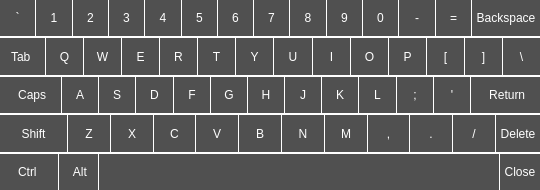
<?xml version="1.0" encoding="UTF-8"?>
<ui version="4.0">
 <class>KeyboardWidget</class>
 <widget class="QWidget" name="KeyboardWidget">
  <property name="geometry">
   <rect>
    <x>0</x>
    <y>0</y>
    <width>540</width>
    <height>190</height>
   </rect>
  </property>
  <property name="styleSheet">
   <string notr="true">QToolButton
{
	outline: 0px;
	border: none;
	color: #ffffff;
	background-color: #505050;
}
QToolButton:hover
{
	background-color: #66b6db;
	color: #ffffff;
}
QToolButton:pressed
{
	background-color: #66b6db;
	color: #000000;
}

QFrame#frame_background
{
	background-color: #FFFFFF;
}</string>
  </property>
  <layout class="QGridLayout" name="gridLayout">
   <property name="leftMargin">
    <number>0</number>
   </property>
   <property name="topMargin">
    <number>0</number>
   </property>
   <property name="rightMargin">
    <number>0</number>
   </property>
   <property name="bottomMargin">
    <number>0</number>
   </property>
   <item row="0" column="0">
    <widget class="QFrame" name="frame_background">
     <property name="frameShape">
      <enum>QFrame::NoFrame</enum>
     </property>
     <property name="frameShadow">
      <enum>QFrame::Raised</enum>
     </property>
     <layout class="QVBoxLayout" name="verticalLayout">
      <property name="spacing">
       <number>2</number>
      </property>
      <property name="leftMargin">
       <number>0</number>
      </property>
      <property name="topMargin">
       <number>0</number>
      </property>
      <property name="rightMargin">
       <number>0</number>
      </property>
      <property name="bottomMargin">
       <number>0</number>
      </property>
      <item>
       <layout class="QHBoxLayout" name="horizontalLayout">
        <property name="spacing">
         <number>1</number>
        </property>
        <item>
         <widget class="Key" name="btnTilt">
          <property name="sizePolicy">
           <sizepolicy hsizetype="Expanding" vsizetype="Expanding">
            <horstretch>0</horstretch>
            <verstretch>0</verstretch>
           </sizepolicy>
          </property>
          <property name="accessibleName">
           <string>0x60</string>
          </property>
          <property name="text">
           <string>`</string>
          </property>
          <property name="autoRepeat">
           <bool>true</bool>
          </property>
          <property name="autoRepeatDelay">
           <number>500</number>
          </property>
         </widget>
        </item>
        <item>
         <widget class="Key" name="btn1">
          <property name="sizePolicy">
           <sizepolicy hsizetype="Expanding" vsizetype="Expanding">
            <horstretch>0</horstretch>
            <verstretch>0</verstretch>
           </sizepolicy>
          </property>
          <property name="accessibleName">
           <string>0x31</string>
          </property>
          <property name="text">
           <string>1</string>
          </property>
          <property name="autoRepeat">
           <bool>true</bool>
          </property>
          <property name="autoRepeatDelay">
           <number>500</number>
          </property>
         </widget>
        </item>
        <item>
         <widget class="Key" name="btn2">
          <property name="sizePolicy">
           <sizepolicy hsizetype="Expanding" vsizetype="Expanding">
            <horstretch>0</horstretch>
            <verstretch>0</verstretch>
           </sizepolicy>
          </property>
          <property name="accessibleName">
           <string>0x32</string>
          </property>
          <property name="text">
           <string>2</string>
          </property>
          <property name="autoRepeat">
           <bool>true</bool>
          </property>
          <property name="autoRepeatDelay">
           <number>500</number>
          </property>
         </widget>
        </item>
        <item>
         <widget class="Key" name="btn3">
          <property name="sizePolicy">
           <sizepolicy hsizetype="Expanding" vsizetype="Expanding">
            <horstretch>0</horstretch>
            <verstretch>0</verstretch>
           </sizepolicy>
          </property>
          <property name="accessibleName">
           <string>0x33</string>
          </property>
          <property name="text">
           <string>3</string>
          </property>
          <property name="autoRepeat">
           <bool>true</bool>
          </property>
          <property name="autoRepeatDelay">
           <number>500</number>
          </property>
         </widget>
        </item>
        <item>
         <widget class="Key" name="btn4">
          <property name="sizePolicy">
           <sizepolicy hsizetype="Expanding" vsizetype="Expanding">
            <horstretch>0</horstretch>
            <verstretch>0</verstretch>
           </sizepolicy>
          </property>
          <property name="accessibleName">
           <string>0x34</string>
          </property>
          <property name="text">
           <string>4</string>
          </property>
          <property name="autoRepeat">
           <bool>true</bool>
          </property>
          <property name="autoRepeatDelay">
           <number>500</number>
          </property>
         </widget>
        </item>
        <item>
         <widget class="Key" name="btn5">
          <property name="sizePolicy">
           <sizepolicy hsizetype="Expanding" vsizetype="Expanding">
            <horstretch>0</horstretch>
            <verstretch>0</verstretch>
           </sizepolicy>
          </property>
          <property name="accessibleName">
           <string>0x35</string>
          </property>
          <property name="text">
           <string>5</string>
          </property>
          <property name="autoRepeat">
           <bool>true</bool>
          </property>
          <property name="autoRepeatDelay">
           <number>500</number>
          </property>
         </widget>
        </item>
        <item>
         <widget class="Key" name="btn6">
          <property name="sizePolicy">
           <sizepolicy hsizetype="Expanding" vsizetype="Expanding">
            <horstretch>0</horstretch>
            <verstretch>0</verstretch>
           </sizepolicy>
          </property>
          <property name="accessibleName">
           <string>0x36</string>
          </property>
          <property name="text">
           <string>6</string>
          </property>
          <property name="autoRepeat">
           <bool>true</bool>
          </property>
          <property name="autoRepeatDelay">
           <number>500</number>
          </property>
         </widget>
        </item>
        <item>
         <widget class="Key" name="btn7">
          <property name="sizePolicy">
           <sizepolicy hsizetype="Expanding" vsizetype="Expanding">
            <horstretch>0</horstretch>
            <verstretch>0</verstretch>
           </sizepolicy>
          </property>
          <property name="accessibleName">
           <string>0x37</string>
          </property>
          <property name="text">
           <string>7</string>
          </property>
          <property name="autoRepeat">
           <bool>true</bool>
          </property>
          <property name="autoRepeatDelay">
           <number>500</number>
          </property>
         </widget>
        </item>
        <item>
         <widget class="Key" name="btn8">
          <property name="sizePolicy">
           <sizepolicy hsizetype="Expanding" vsizetype="Expanding">
            <horstretch>0</horstretch>
            <verstretch>0</verstretch>
           </sizepolicy>
          </property>
          <property name="accessibleName">
           <string>0x38</string>
          </property>
          <property name="text">
           <string>8</string>
          </property>
          <property name="autoRepeat">
           <bool>true</bool>
          </property>
          <property name="autoRepeatDelay">
           <number>500</number>
          </property>
         </widget>
        </item>
        <item>
         <widget class="Key" name="btn9">
          <property name="sizePolicy">
           <sizepolicy hsizetype="Expanding" vsizetype="Expanding">
            <horstretch>0</horstretch>
            <verstretch>0</verstretch>
           </sizepolicy>
          </property>
          <property name="accessibleName">
           <string>0x39</string>
          </property>
          <property name="text">
           <string>9</string>
          </property>
          <property name="autoRepeat">
           <bool>true</bool>
          </property>
          <property name="autoRepeatDelay">
           <number>500</number>
          </property>
         </widget>
        </item>
        <item>
         <widget class="Key" name="btn0">
          <property name="sizePolicy">
           <sizepolicy hsizetype="Expanding" vsizetype="Expanding">
            <horstretch>0</horstretch>
            <verstretch>0</verstretch>
           </sizepolicy>
          </property>
          <property name="accessibleName">
           <string>0x30</string>
          </property>
          <property name="text">
           <string>0</string>
          </property>
          <property name="autoRepeat">
           <bool>true</bool>
          </property>
          <property name="autoRepeatDelay">
           <number>500</number>
          </property>
         </widget>
        </item>
        <item>
         <widget class="Key" name="btnHiphen">
          <property name="sizePolicy">
           <sizepolicy hsizetype="Expanding" vsizetype="Expanding">
            <horstretch>0</horstretch>
            <verstretch>0</verstretch>
           </sizepolicy>
          </property>
          <property name="accessibleName">
           <string>0x2d</string>
          </property>
          <property name="text">
           <string>-</string>
          </property>
          <property name="autoRepeat">
           <bool>true</bool>
          </property>
          <property name="autoRepeatDelay">
           <number>500</number>
          </property>
         </widget>
        </item>
        <item>
         <widget class="Key" name="btnAssign">
          <property name="sizePolicy">
           <sizepolicy hsizetype="Expanding" vsizetype="Expanding">
            <horstretch>0</horstretch>
            <verstretch>0</verstretch>
           </sizepolicy>
          </property>
          <property name="accessibleName">
           <string>13</string>
          </property>
          <property name="text">
           <string>=</string>
          </property>
          <property name="autoRepeat">
           <bool>true</bool>
          </property>
          <property name="autoRepeatDelay">
           <number>500</number>
          </property>
         </widget>
        </item>
        <item>
         <widget class="Key" name="btnBackSpace">
          <property name="sizePolicy">
           <sizepolicy hsizetype="Expanding" vsizetype="Expanding">
            <horstretch>0</horstretch>
            <verstretch>0</verstretch>
           </sizepolicy>
          </property>
          <property name="accessibleName">
           <string>0x01000003</string>
          </property>
          <property name="text">
           <string>Backspace</string>
          </property>
          <property name="autoRepeat">
           <bool>true</bool>
          </property>
          <property name="autoRepeatDelay">
           <number>500</number>
          </property>
         </widget>
        </item>
       </layout>
      </item>
      <item>
       <layout class="QHBoxLayout" name="horizontalLayout_2">
        <property name="spacing">
         <number>1</number>
        </property>
        <item>
         <widget class="Key" name="btnTab">
          <property name="sizePolicy">
           <sizepolicy hsizetype="Expanding" vsizetype="Expanding">
            <horstretch>0</horstretch>
            <verstretch>0</verstretch>
           </sizepolicy>
          </property>
          <property name="accessibleName">
           <string>0x01000001</string>
          </property>
          <property name="text">
           <string>  Tab   </string>
          </property>
          <property name="autoRepeat">
           <bool>false</bool>
          </property>
          <property name="autoRepeatDelay">
           <number>500</number>
          </property>
         </widget>
        </item>
        <item>
         <widget class="Key" name="btnQ">
          <property name="sizePolicy">
           <sizepolicy hsizetype="Expanding" vsizetype="Expanding">
            <horstretch>0</horstretch>
            <verstretch>0</verstretch>
           </sizepolicy>
          </property>
          <property name="accessibleName">
           <string>0x51</string>
          </property>
          <property name="text">
           <string>Q</string>
          </property>
          <property name="autoRepeat">
           <bool>true</bool>
          </property>
          <property name="autoRepeatDelay">
           <number>500</number>
          </property>
         </widget>
        </item>
        <item>
         <widget class="Key" name="btnW">
          <property name="sizePolicy">
           <sizepolicy hsizetype="Expanding" vsizetype="Expanding">
            <horstretch>0</horstretch>
            <verstretch>0</verstretch>
           </sizepolicy>
          </property>
          <property name="accessibleName">
           <string>0x57</string>
          </property>
          <property name="text">
           <string>W</string>
          </property>
          <property name="autoRepeat">
           <bool>true</bool>
          </property>
          <property name="autoRepeatDelay">
           <number>500</number>
          </property>
         </widget>
        </item>
        <item>
         <widget class="Key" name="btnE">
          <property name="sizePolicy">
           <sizepolicy hsizetype="Expanding" vsizetype="Expanding">
            <horstretch>0</horstretch>
            <verstretch>0</verstretch>
           </sizepolicy>
          </property>
          <property name="accessibleName">
           <string>0x45</string>
          </property>
          <property name="text">
           <string>E</string>
          </property>
          <property name="autoRepeat">
           <bool>true</bool>
          </property>
          <property name="autoRepeatDelay">
           <number>500</number>
          </property>
         </widget>
        </item>
        <item>
         <widget class="Key" name="btnR">
          <property name="sizePolicy">
           <sizepolicy hsizetype="Expanding" vsizetype="Expanding">
            <horstretch>0</horstretch>
            <verstretch>0</verstretch>
           </sizepolicy>
          </property>
          <property name="accessibleName">
           <string>0x52</string>
          </property>
          <property name="text">
           <string>R</string>
          </property>
          <property name="autoRepeat">
           <bool>true</bool>
          </property>
          <property name="autoRepeatDelay">
           <number>500</number>
          </property>
         </widget>
        </item>
        <item>
         <widget class="Key" name="btnT">
          <property name="sizePolicy">
           <sizepolicy hsizetype="Expanding" vsizetype="Expanding">
            <horstretch>0</horstretch>
            <verstretch>0</verstretch>
           </sizepolicy>
          </property>
          <property name="accessibleName">
           <string>0x54</string>
          </property>
          <property name="text">
           <string>T</string>
          </property>
          <property name="autoRepeat">
           <bool>true</bool>
          </property>
          <property name="autoRepeatDelay">
           <number>500</number>
          </property>
         </widget>
        </item>
        <item>
         <widget class="Key" name="btnY">
          <property name="sizePolicy">
           <sizepolicy hsizetype="Expanding" vsizetype="Expanding">
            <horstretch>0</horstretch>
            <verstretch>0</verstretch>
           </sizepolicy>
          </property>
          <property name="accessibleName">
           <string>0x59</string>
          </property>
          <property name="text">
           <string>Y</string>
          </property>
          <property name="autoRepeat">
           <bool>true</bool>
          </property>
          <property name="autoRepeatDelay">
           <number>500</number>
          </property>
         </widget>
        </item>
        <item>
         <widget class="Key" name="btnU">
          <property name="sizePolicy">
           <sizepolicy hsizetype="Expanding" vsizetype="Expanding">
            <horstretch>0</horstretch>
            <verstretch>0</verstretch>
           </sizepolicy>
          </property>
          <property name="accessibleName">
           <string>0x55</string>
          </property>
          <property name="text">
           <string>U</string>
          </property>
          <property name="autoRepeat">
           <bool>true</bool>
          </property>
          <property name="autoRepeatDelay">
           <number>500</number>
          </property>
         </widget>
        </item>
        <item>
         <widget class="Key" name="btnI">
          <property name="sizePolicy">
           <sizepolicy hsizetype="Expanding" vsizetype="Expanding">
            <horstretch>0</horstretch>
            <verstretch>0</verstretch>
           </sizepolicy>
          </property>
          <property name="accessibleName">
           <string>0x49</string>
          </property>
          <property name="text">
           <string>I</string>
          </property>
          <property name="autoRepeat">
           <bool>true</bool>
          </property>
          <property name="autoRepeatDelay">
           <number>500</number>
          </property>
         </widget>
        </item>
        <item>
         <widget class="Key" name="btnO">
          <property name="sizePolicy">
           <sizepolicy hsizetype="Expanding" vsizetype="Expanding">
            <horstretch>0</horstretch>
            <verstretch>0</verstretch>
           </sizepolicy>
          </property>
          <property name="accessibleName">
           <string>0x4f</string>
          </property>
          <property name="text">
           <string>O</string>
          </property>
          <property name="autoRepeat">
           <bool>true</bool>
          </property>
          <property name="autoRepeatDelay">
           <number>500</number>
          </property>
         </widget>
        </item>
        <item>
         <widget class="Key" name="btnP">
          <property name="sizePolicy">
           <sizepolicy hsizetype="Expanding" vsizetype="Expanding">
            <horstretch>0</horstretch>
            <verstretch>0</verstretch>
           </sizepolicy>
          </property>
          <property name="accessibleName">
           <string>0x50</string>
          </property>
          <property name="text">
           <string>P</string>
          </property>
          <property name="autoRepeat">
           <bool>true</bool>
          </property>
          <property name="autoRepeatDelay">
           <number>500</number>
          </property>
         </widget>
        </item>
        <item>
         <widget class="Key" name="btnStartSquare">
          <property name="sizePolicy">
           <sizepolicy hsizetype="Expanding" vsizetype="Expanding">
            <horstretch>0</horstretch>
            <verstretch>0</verstretch>
           </sizepolicy>
          </property>
          <property name="accessibleName">
           <string>0x5b</string>
          </property>
          <property name="text">
           <string>[</string>
          </property>
          <property name="autoRepeat">
           <bool>true</bool>
          </property>
          <property name="autoRepeatDelay">
           <number>500</number>
          </property>
         </widget>
        </item>
        <item>
         <widget class="Key" name="btnCloseSquare">
          <property name="sizePolicy">
           <sizepolicy hsizetype="Expanding" vsizetype="Expanding">
            <horstretch>0</horstretch>
            <verstretch>0</verstretch>
           </sizepolicy>
          </property>
          <property name="accessibleName">
           <string>0x5d</string>
          </property>
          <property name="text">
           <string>]</string>
          </property>
          <property name="autoRepeat">
           <bool>true</bool>
          </property>
          <property name="autoRepeatDelay">
           <number>500</number>
          </property>
         </widget>
        </item>
        <item>
         <widget class="Key" name="btnFwdSlash">
          <property name="sizePolicy">
           <sizepolicy hsizetype="Expanding" vsizetype="Expanding">
            <horstretch>0</horstretch>
            <verstretch>0</verstretch>
           </sizepolicy>
          </property>
          <property name="accessibleName">
           <string>0x5c</string>
          </property>
          <property name="text">
           <string>\</string>
          </property>
          <property name="autoRepeat">
           <bool>true</bool>
          </property>
          <property name="autoRepeatDelay">
           <number>500</number>
          </property>
         </widget>
        </item>
       </layout>
      </item>
      <item>
       <layout class="QHBoxLayout" name="horizontalLayout_3">
        <property name="spacing">
         <number>1</number>
        </property>
        <item>
         <widget class="Key" name="btnCaps">
          <property name="sizePolicy">
           <sizepolicy hsizetype="Expanding" vsizetype="Expanding">
            <horstretch>0</horstretch>
            <verstretch>0</verstretch>
           </sizepolicy>
          </property>
          <property name="accessibleName">
           <string>0x01000024</string>
          </property>
          <property name="text">
           <string>    Caps   </string>
          </property>
          <property name="checkable">
           <bool>true</bool>
          </property>
          <property name="autoRepeat">
           <bool>true</bool>
          </property>
          <property name="autoRepeatDelay">
           <number>500</number>
          </property>
         </widget>
        </item>
        <item>
         <widget class="Key" name="btnA">
          <property name="sizePolicy">
           <sizepolicy hsizetype="Expanding" vsizetype="Expanding">
            <horstretch>0</horstretch>
            <verstretch>0</verstretch>
           </sizepolicy>
          </property>
          <property name="accessibleName">
           <string>0x41</string>
          </property>
          <property name="text">
           <string>A</string>
          </property>
          <property name="autoRepeat">
           <bool>true</bool>
          </property>
          <property name="autoRepeatDelay">
           <number>500</number>
          </property>
         </widget>
        </item>
        <item>
         <widget class="Key" name="btnS">
          <property name="sizePolicy">
           <sizepolicy hsizetype="Expanding" vsizetype="Expanding">
            <horstretch>0</horstretch>
            <verstretch>0</verstretch>
           </sizepolicy>
          </property>
          <property name="accessibleName">
           <string>0x53</string>
          </property>
          <property name="text">
           <string>S</string>
          </property>
          <property name="autoRepeat">
           <bool>true</bool>
          </property>
          <property name="autoRepeatDelay">
           <number>500</number>
          </property>
         </widget>
        </item>
        <item>
         <widget class="Key" name="btnD">
          <property name="sizePolicy">
           <sizepolicy hsizetype="Expanding" vsizetype="Expanding">
            <horstretch>0</horstretch>
            <verstretch>0</verstretch>
           </sizepolicy>
          </property>
          <property name="accessibleName">
           <string>0x44</string>
          </property>
          <property name="text">
           <string>D</string>
          </property>
          <property name="autoRepeat">
           <bool>true</bool>
          </property>
          <property name="autoRepeatDelay">
           <number>500</number>
          </property>
         </widget>
        </item>
        <item>
         <widget class="Key" name="btnF">
          <property name="sizePolicy">
           <sizepolicy hsizetype="Expanding" vsizetype="Expanding">
            <horstretch>0</horstretch>
            <verstretch>0</verstretch>
           </sizepolicy>
          </property>
          <property name="accessibleName">
           <string>0x46</string>
          </property>
          <property name="text">
           <string>F</string>
          </property>
          <property name="autoRepeat">
           <bool>true</bool>
          </property>
          <property name="autoRepeatDelay">
           <number>500</number>
          </property>
         </widget>
        </item>
        <item>
         <widget class="Key" name="btnG">
          <property name="sizePolicy">
           <sizepolicy hsizetype="Expanding" vsizetype="Expanding">
            <horstretch>0</horstretch>
            <verstretch>0</verstretch>
           </sizepolicy>
          </property>
          <property name="accessibleName">
           <string>0x47</string>
          </property>
          <property name="text">
           <string>G</string>
          </property>
          <property name="autoRepeat">
           <bool>true</bool>
          </property>
          <property name="autoRepeatDelay">
           <number>500</number>
          </property>
         </widget>
        </item>
        <item>
         <widget class="Key" name="btnH">
          <property name="sizePolicy">
           <sizepolicy hsizetype="Expanding" vsizetype="Expanding">
            <horstretch>0</horstretch>
            <verstretch>0</verstretch>
           </sizepolicy>
          </property>
          <property name="accessibleName">
           <string>0x48</string>
          </property>
          <property name="text">
           <string>H</string>
          </property>
          <property name="autoRepeat">
           <bool>true</bool>
          </property>
          <property name="autoRepeatDelay">
           <number>500</number>
          </property>
         </widget>
        </item>
        <item>
         <widget class="Key" name="btnJ">
          <property name="sizePolicy">
           <sizepolicy hsizetype="Expanding" vsizetype="Expanding">
            <horstretch>0</horstretch>
            <verstretch>0</verstretch>
           </sizepolicy>
          </property>
          <property name="accessibleName">
           <string>0x4a</string>
          </property>
          <property name="text">
           <string>J</string>
          </property>
          <property name="autoRepeat">
           <bool>true</bool>
          </property>
          <property name="autoRepeatDelay">
           <number>500</number>
          </property>
         </widget>
        </item>
        <item>
         <widget class="Key" name="btnK">
          <property name="sizePolicy">
           <sizepolicy hsizetype="Expanding" vsizetype="Expanding">
            <horstretch>0</horstretch>
            <verstretch>0</verstretch>
           </sizepolicy>
          </property>
          <property name="accessibleName">
           <string>0x4b</string>
          </property>
          <property name="text">
           <string>K</string>
          </property>
          <property name="autoRepeat">
           <bool>true</bool>
          </property>
          <property name="autoRepeatDelay">
           <number>500</number>
          </property>
         </widget>
        </item>
        <item>
         <widget class="Key" name="btnL">
          <property name="sizePolicy">
           <sizepolicy hsizetype="Expanding" vsizetype="Expanding">
            <horstretch>0</horstretch>
            <verstretch>0</verstretch>
           </sizepolicy>
          </property>
          <property name="accessibleName">
           <string>0x4c</string>
          </property>
          <property name="text">
           <string>L</string>
          </property>
          <property name="autoRepeat">
           <bool>true</bool>
          </property>
          <property name="autoRepeatDelay">
           <number>500</number>
          </property>
         </widget>
        </item>
        <item>
         <widget class="Key" name="btnSemiColon">
          <property name="sizePolicy">
           <sizepolicy hsizetype="Expanding" vsizetype="Expanding">
            <horstretch>0</horstretch>
            <verstretch>0</verstretch>
           </sizepolicy>
          </property>
          <property name="accessibleName">
           <string>0x3b</string>
          </property>
          <property name="text">
           <string>;</string>
          </property>
          <property name="autoRepeat">
           <bool>true</bool>
          </property>
          <property name="autoRepeatDelay">
           <number>500</number>
          </property>
         </widget>
        </item>
        <item>
         <widget class="Key" name="btnSp">
          <property name="sizePolicy">
           <sizepolicy hsizetype="Expanding" vsizetype="Expanding">
            <horstretch>0</horstretch>
            <verstretch>0</verstretch>
           </sizepolicy>
          </property>
          <property name="accessibleName">
           <string>0x27</string>
          </property>
          <property name="text">
           <string>'</string>
          </property>
          <property name="autoRepeat">
           <bool>true</bool>
          </property>
          <property name="autoRepeatDelay">
           <number>500</number>
          </property>
         </widget>
        </item>
        <item>
         <widget class="Key" name="btnReturn">
          <property name="sizePolicy">
           <sizepolicy hsizetype="Expanding" vsizetype="Expanding">
            <horstretch>0</horstretch>
            <verstretch>0</verstretch>
           </sizepolicy>
          </property>
          <property name="accessibleName">
           <string>0x01000004</string>
          </property>
          <property name="text">
           <string>    Return   </string>
          </property>
          <property name="autoRepeat">
           <bool>true</bool>
          </property>
          <property name="autoRepeatDelay">
           <number>500</number>
          </property>
         </widget>
        </item>
       </layout>
      </item>
      <item>
       <layout class="QHBoxLayout" name="horizontalLayout_4">
        <property name="spacing">
         <number>1</number>
        </property>
        <item>
         <widget class="Key" name="btnShiftLeft">
          <property name="sizePolicy">
           <sizepolicy hsizetype="Expanding" vsizetype="Expanding">
            <horstretch>0</horstretch>
            <verstretch>0</verstretch>
           </sizepolicy>
          </property>
          <property name="accessibleName">
           <string>0x01000020</string>
          </property>
          <property name="text">
           <string>     Shift     </string>
          </property>
          <property name="checkable">
           <bool>true</bool>
          </property>
          <property name="autoRepeat">
           <bool>true</bool>
          </property>
          <property name="autoRepeatDelay">
           <number>500</number>
          </property>
         </widget>
        </item>
        <item>
         <widget class="Key" name="btnZ">
          <property name="sizePolicy">
           <sizepolicy hsizetype="Expanding" vsizetype="Expanding">
            <horstretch>0</horstretch>
            <verstretch>0</verstretch>
           </sizepolicy>
          </property>
          <property name="accessibleName">
           <string>0x5a</string>
          </property>
          <property name="text">
           <string>Z</string>
          </property>
          <property name="autoRepeat">
           <bool>true</bool>
          </property>
          <property name="autoRepeatDelay">
           <number>500</number>
          </property>
         </widget>
        </item>
        <item>
         <widget class="Key" name="btnX">
          <property name="sizePolicy">
           <sizepolicy hsizetype="Expanding" vsizetype="Expanding">
            <horstretch>0</horstretch>
            <verstretch>0</verstretch>
           </sizepolicy>
          </property>
          <property name="accessibleName">
           <string>0x58</string>
          </property>
          <property name="text">
           <string>X</string>
          </property>
          <property name="autoRepeat">
           <bool>true</bool>
          </property>
          <property name="autoRepeatDelay">
           <number>500</number>
          </property>
         </widget>
        </item>
        <item>
         <widget class="Key" name="btnC">
          <property name="sizePolicy">
           <sizepolicy hsizetype="Expanding" vsizetype="Expanding">
            <horstretch>0</horstretch>
            <verstretch>0</verstretch>
           </sizepolicy>
          </property>
          <property name="accessibleName">
           <string>0x43</string>
          </property>
          <property name="text">
           <string>C</string>
          </property>
          <property name="autoRepeat">
           <bool>true</bool>
          </property>
          <property name="autoRepeatDelay">
           <number>500</number>
          </property>
         </widget>
        </item>
        <item>
         <widget class="Key" name="btnV">
          <property name="sizePolicy">
           <sizepolicy hsizetype="Expanding" vsizetype="Expanding">
            <horstretch>0</horstretch>
            <verstretch>0</verstretch>
           </sizepolicy>
          </property>
          <property name="accessibleName">
           <string>0x56</string>
          </property>
          <property name="text">
           <string>V</string>
          </property>
          <property name="autoRepeat">
           <bool>true</bool>
          </property>
          <property name="autoRepeatDelay">
           <number>500</number>
          </property>
         </widget>
        </item>
        <item>
         <widget class="Key" name="btnB">
          <property name="sizePolicy">
           <sizepolicy hsizetype="Expanding" vsizetype="Expanding">
            <horstretch>0</horstretch>
            <verstretch>0</verstretch>
           </sizepolicy>
          </property>
          <property name="accessibleName">
           <string>0x42</string>
          </property>
          <property name="text">
           <string>B</string>
          </property>
          <property name="autoRepeat">
           <bool>true</bool>
          </property>
          <property name="autoRepeatDelay">
           <number>500</number>
          </property>
         </widget>
        </item>
        <item>
         <widget class="Key" name="btnN">
          <property name="sizePolicy">
           <sizepolicy hsizetype="Expanding" vsizetype="Expanding">
            <horstretch>0</horstretch>
            <verstretch>0</verstretch>
           </sizepolicy>
          </property>
          <property name="accessibleName">
           <string>0x4e</string>
          </property>
          <property name="text">
           <string>N</string>
          </property>
          <property name="autoRepeat">
           <bool>true</bool>
          </property>
          <property name="autoRepeatDelay">
           <number>500</number>
          </property>
         </widget>
        </item>
        <item>
         <widget class="Key" name="btnM">
          <property name="sizePolicy">
           <sizepolicy hsizetype="Expanding" vsizetype="Expanding">
            <horstretch>0</horstretch>
            <verstretch>0</verstretch>
           </sizepolicy>
          </property>
          <property name="accessibleName">
           <string>0x4d</string>
          </property>
          <property name="text">
           <string>M</string>
          </property>
          <property name="autoRepeat">
           <bool>true</bool>
          </property>
          <property name="autoRepeatDelay">
           <number>500</number>
          </property>
         </widget>
        </item>
        <item>
         <widget class="Key" name="btnComma">
          <property name="sizePolicy">
           <sizepolicy hsizetype="Expanding" vsizetype="Expanding">
            <horstretch>0</horstretch>
            <verstretch>0</verstretch>
           </sizepolicy>
          </property>
          <property name="accessibleName">
           <string>0x2c</string>
          </property>
          <property name="text">
           <string>,</string>
          </property>
          <property name="autoRepeat">
           <bool>true</bool>
          </property>
          <property name="autoRepeatDelay">
           <number>500</number>
          </property>
         </widget>
        </item>
        <item>
         <widget class="Key" name="btnPeriod">
          <property name="sizePolicy">
           <sizepolicy hsizetype="Expanding" vsizetype="Expanding">
            <horstretch>0</horstretch>
            <verstretch>0</verstretch>
           </sizepolicy>
          </property>
          <property name="accessibleName">
           <string>0x2e</string>
          </property>
          <property name="text">
           <string>.</string>
          </property>
          <property name="autoRepeat">
           <bool>true</bool>
          </property>
          <property name="autoRepeatDelay">
           <number>500</number>
          </property>
         </widget>
        </item>
        <item>
         <widget class="Key" name="btnBcwdSlash">
          <property name="sizePolicy">
           <sizepolicy hsizetype="Expanding" vsizetype="Expanding">
            <horstretch>0</horstretch>
            <verstretch>0</verstretch>
           </sizepolicy>
          </property>
          <property name="accessibleName">
           <string>0x2f</string>
          </property>
          <property name="text">
           <string>/</string>
          </property>
          <property name="autoRepeat">
           <bool>true</bool>
          </property>
          <property name="autoRepeatDelay">
           <number>500</number>
          </property>
         </widget>
        </item>
        <item>
         <widget class="Key" name="btnDel">
          <property name="sizePolicy">
           <sizepolicy hsizetype="Expanding" vsizetype="Expanding">
            <horstretch>0</horstretch>
            <verstretch>0</verstretch>
           </sizepolicy>
          </property>
          <property name="accessibleName">
           <string>0x01000007</string>
          </property>
          <property name="text">
           <string>Delete</string>
          </property>
          <property name="autoRepeatDelay">
           <number>500</number>
          </property>
         </widget>
        </item>
       </layout>
      </item>
      <item>
       <layout class="QHBoxLayout" name="horizontalLayout_5" stretch="0,0,1,0">
        <property name="spacing">
         <number>1</number>
        </property>
        <item>
         <widget class="Key" name="btnCtrlLeft">
          <property name="sizePolicy">
           <sizepolicy hsizetype="Minimum" vsizetype="Minimum">
            <horstretch>0</horstretch>
            <verstretch>0</verstretch>
           </sizepolicy>
          </property>
          <property name="accessibleName">
           <string>0x01000021</string>
          </property>
          <property name="text">
           <string>    Ctrl     </string>
          </property>
          <property name="checkable">
           <bool>true</bool>
          </property>
          <property name="autoRepeat">
           <bool>true</bool>
          </property>
          <property name="autoRepeatDelay">
           <number>500</number>
          </property>
         </widget>
        </item>
        <item>
         <widget class="Key" name="btnAltLeft">
          <property name="sizePolicy">
           <sizepolicy hsizetype="Minimum" vsizetype="Minimum">
            <horstretch>0</horstretch>
            <verstretch>0</verstretch>
           </sizepolicy>
          </property>
          <property name="accessibleName">
           <string>0x01000023</string>
          </property>
          <property name="text">
           <string>   Alt  </string>
          </property>
          <property name="checkable">
           <bool>true</bool>
          </property>
          <property name="autoRepeat">
           <bool>true</bool>
          </property>
          <property name="autoRepeatDelay">
           <number>500</number>
          </property>
         </widget>
        </item>
        <item>
         <widget class="Key" name="btnSpace">
          <property name="sizePolicy">
           <sizepolicy hsizetype="MinimumExpanding" vsizetype="Expanding">
            <horstretch>0</horstretch>
            <verstretch>0</verstretch>
           </sizepolicy>
          </property>
          <property name="font">
           <font>
            <pointsize>8</pointsize>
           </font>
          </property>
          <property name="accessibleName">
           <string>0x20</string>
          </property>
          <property name="text">
           <string/>
          </property>
          <property name="autoRepeat">
           <bool>true</bool>
          </property>
          <property name="autoRepeatDelay">
           <number>500</number>
          </property>
         </widget>
        </item>
        <item>
         <widget class="Key" name="closetoolButton">
          <property name="sizePolicy">
           <sizepolicy hsizetype="Expanding" vsizetype="Expanding">
            <horstretch>0</horstretch>
            <verstretch>0</verstretch>
           </sizepolicy>
          </property>
          <property name="text">
           <string>Close</string>
          </property>
          <property name="autoRepeatDelay">
           <number>500</number>
          </property>
         </widget>
        </item>
       </layout>
      </item>
     </layout>
    </widget>
   </item>
  </layout>
 </widget>
 <customwidgets>
  <customwidget>
   <class>Key</class>
   <extends>QToolButton</extends>
   <header>key.h</header>
  </customwidget>
 </customwidgets>
 <resources/>
 <connections/>
</ui>
